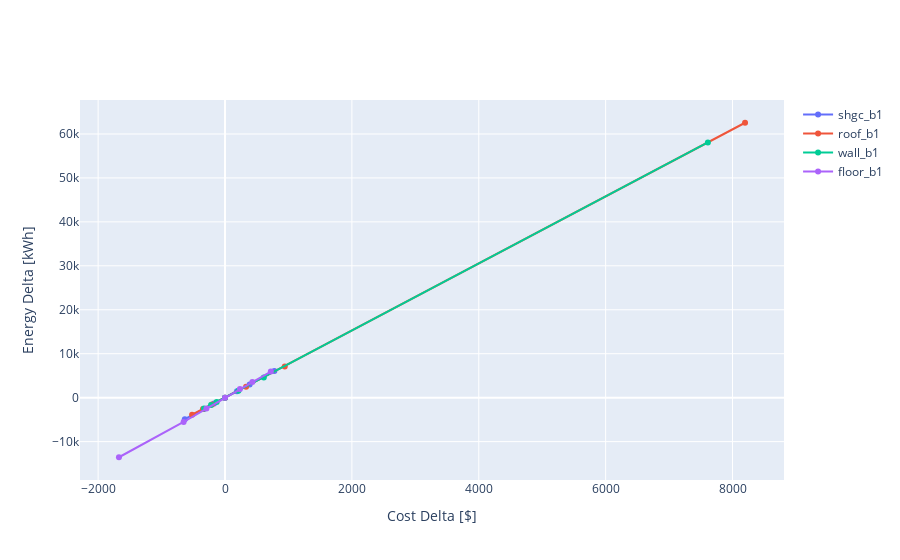

Notebook code cell kept with this figure:
### Code cell
# plot scatter plot energy savings vs cost difference  
fig = go.Figure()

for k in group_data.keys():
        x = group_data[k]["total_c"] - group_data[k].loc[0]["total_c"]
        y = group_data[k]["total"] - group_data[k].loc[0]["total"]
        
        fig.add_trace(

                go.Scatter(x=x, y=y, name=k)
                )
fig.update_layout(xaxis_title=f"Cost Delta [$]",
            yaxis_title="Energy Delta [kWh]",)

fig.show()

py.plot(fig, filename="g3", auto_open=False)

# linear relatuonship as expected between cost and energy use

### Figure 1 — Plotly figure (JSON) as saved in the notebook; plotly's stock layout.template omitted (floating-point values rounded to 4 significant figures)
{"data": [{"name": "shgc_b1", "type": "scatter", "x": [-634.2, -333.8, -172.3, 0, 188.6, 388.5, 777.6], "y": [-4894.0, -2584.0, -1346.0, 0, 1461.0, 3011.0, 6039.0]}, {"name": "roof_b1", "type": "scatter", "x": [8197.0, 941.9, 332.1, 0, -206.2, -347.1, -519.4], "y": [62550.0, 7072.0, 2482.0, 0, -1541.0, -2584.0, -3871.0]}, {"name": "wall_b1", "type": "scatter", "x": [7611.0, 612.0, 211.8, 0, -131.6, -220.6, -331.5], "y": [58090.0, 4576.0, 1585.0, 0, -981.5, -1651.0, -2480.0]}, {"name": "floor_b1", "type": "scatter", "x": [-1672.0, -653.0, -292.2, 0, 234.9, 431.1, 721.8], "y": [-13560.0, -5540.0, -2479.0, 0, 1943.0, 3547.0, 5942.0]}], "layout": {"xaxis": {"title": {"text": "Cost Delta [$]"}}, "yaxis": {"title": {"text": "Energy Delta [kWh]"}}}}
